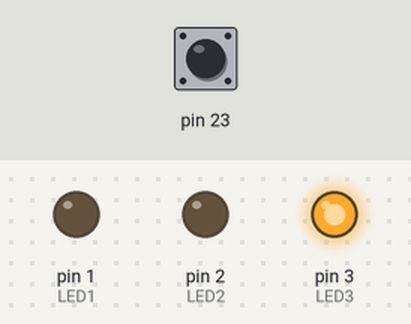
A sketch run on a simulated Arduino Uno, built with avr-gcc and run on an emulated ATmega328P. On the bench: output pins drawn as LEDs (lit = HIGH). Dashed ring = blinking. The inputs (shaded band) are chosen by the test bench; at power-on: pin 23 HIGH.

Above: at 3.8 s.
3.9 s: pin 23 pulled LOW for 0.15 s
At 4.3 s:
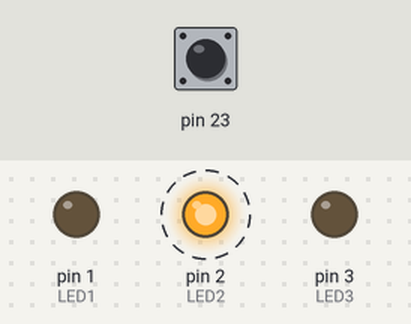
6.9 s: pin 23 pulled LOW for 1 s
At 7.7 s:
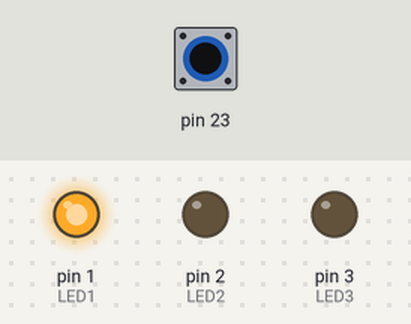
10.9 s: pin 23 pulled LOW for 3.2 s
At 14.85 s:
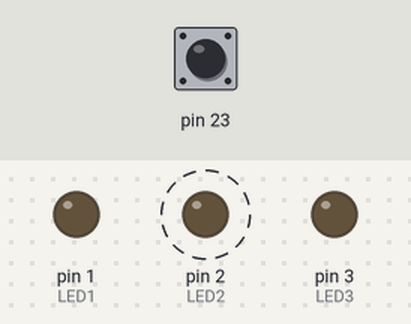
Timing chart, 0 to 18.6 s (numbered marks = the images above; inputs shaded):
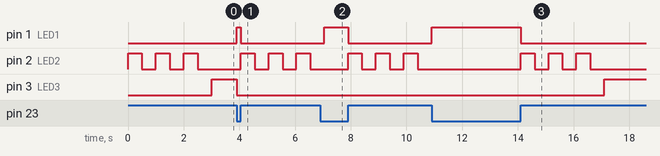

The sketch:

semaforo.ino
```cpp
#define LED1 PD1 //vermelho
#define LED2 PD2 //amarelo
#define LED3 PD3 //azul

#define BT1 PB7

int main(){
  unsigned char i = 0;
  DDRD = 0;
  DDRD |= (1<<LED1) | (1<<LED2) | (1<<LED3);
  DDRB = 0;
  PORTB = 0;
  PORTB |= (1<<BT1);
  while(1){
    if(PINB&(1<<BT1)){ //se liga botao apaga verm, pisca amr por 3seg, liga az
      PORTD &= ~((1<<LED1));
      while(i < 1){
        PORTD |= ((1<<LED2));
        _delay_ms(500);
        PORTD &= ~((1<<LED2));
        _delay_ms(500);
        PORTD |= ((1<<LED2));
        _delay_ms(500);
        PORTD &= ~((1<<LED2));
        _delay_ms(500);
        PORTD |= ((1<<LED2));
        _delay_ms(500);
        PORTD &= ~((1<<LED2));
        _delay_ms(500);
        PORTD |= (!(1<<LED2));
        i++;
      };
      PORTD |= ((1<<LED3));
    }
    else{ //apaga am e az, liga verm
      PORTD &= ~((1<<LED2));
      PORTD &= ~((1<<LED3));
      PORTD |= ((1<<LED1));
      i = 0;
      }
    }
}
```

Measured:
- after the input at 3.9 s, pin 1 (LED1): LOW → HIGH at once, → LOW 0.15 s later; pin 2 (LED2): alternates HIGH for 0.50 s and LOW for 0.50 s, starting after 0.15 s; pin 3 (LED3): HIGH → LOW at once
- after the input at 6.9 s, pin 1 (LED1): LOW → HIGH after 0.15 s, → LOW 0.85 s later; pin 2 (LED2): alternates HIGH for 0.50 s and LOW for 0.50 s, starting after 1.0 s; pin 3 (LED3): stays LOW (without the input it goes to HIGH after 0.15 s)
- after the input at 10.9 s, pin 1 (LED1): LOW → HIGH at once, → LOW 3.2 s later; pin 2 (LED2): alternates HIGH for 0.50 s and LOW for 0.50 s, 6 changes in all, then stays LOW, starting after 3.2 s; pin 3 (LED3): LOW → HIGH after 6.2 s instead of 0.00 s
- by itself, pin 2 (LED2): alternates HIGH for 0.50 s and LOW for 0.50 s, 6 changes in all, then stays LOW
